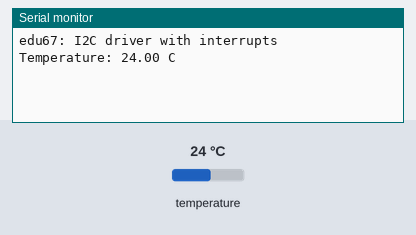
This sketch was run on a simulated Arduino Uno, built with avr-gcc and run on an emulated ATmega328P. Shown: the last lines printed to the serial monitor. Wiring (inferred from the names in the program): DS3231 clock at I2C address 0x68. Inputs (shaded band) come from the test bench; at power-on: temperature 24 °C. The local clock reads 2024-03-15 10:24:30 at power-on unless the sketch sets it.

Above: at 1.2 s.
1.3 s: temperature set to 12 °C
At 2.6 s:
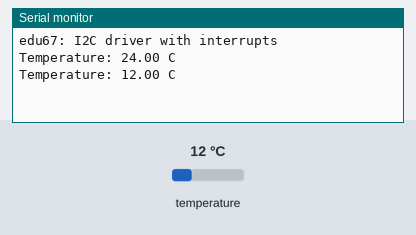
2.8 s: temperature set to 19 °C
At 4.7 s:
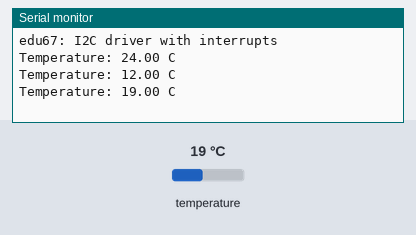
Timing chart, 0 to 6.2 s (numbered marks = the images above; inputs shaded):
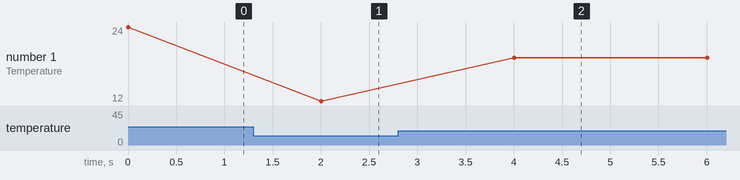

The sketch:

edu67_i2c_driver.ino
```cpp
/*
 * edu67: how an I2C driver is built - interface, driver, interrupt.
 *
 * Hardware: Arduino Uno + DS3231 RTC module
 *   SDA -> A4, SCL -> A5, VCC -> 5V, GND -> GND
 *
 * Files (tabs):
 *   I2cDrvIf.h           LAYER 1  interface: read() / write()
 *   I2cDrv.h, I2cDrv.cpp LAYER 2  driver: TWI registers + ISR(TWI_vect)
 *   Ds3231Temp.h         LAYER 3  sensor: knows registers, uses only I2cDrvIf
 *   this file                     the application
 *
 * The same pieces in the STM32 project (sensor-arm):
 *   I2cDrvIf.h            -> Msf/Hardware/MicroController/I2cDrvIf.hpp
 *   I2cDrv::startAndWait  -> Stm32L4/I2cDrv.cpp: HAL_I2C_Mem_Read_IT + eventQueue.tryReceive(100 ms)
 *   I2cDrv::onInterrupt   -> the STM32 HAL interrupt code (hidden in the HAL library)
 *   finish(): result = .. -> HAL_I2C_MemRxCpltCallback -> eventQueue.trySendFromIsr(RX_COMPLETE)
 *   Ds3231Temp            -> Msf/Hardware/Peripherals/Tmp112Drv.cpp
 *
 * Do NOT include Wire.h here: the Wire library has its own ISR(TWI_vect).
 */

#include "I2cDrv.h"
#include "Ds3231Temp.h"

I2cDrv i2c;                   // the real driver...
Ds3231Temp thermometer(i2c);  // ...given to the sensor as an I2cDrvIf&

void printCentiDegrees(int16_t value)
{
    if (value < 0)
    {
        Serial.print('-');    // print the sign ourselves: -25 / 100 = 0, the '-' would be lost
        value = -value;
    }
    Serial.print(value / 100);
    Serial.print('.');
    if (value % 100 < 10)
        Serial.print('0');
    Serial.print(value % 100);
    Serial.println(F(" C"));
}

void setup()
{
    Serial.begin(115200);
    i2c.begin(100000);
    Serial.println(F("edu67: I2C driver with interrupts"));
}

void loop()
{
    int16_t temperature;
    if (thermometer.read(temperature))
    {
        Serial.print(F("Temperature: "));
        printCentiDegrees(temperature);
    }
    else
    {
        Serial.println(F("DS3231 does not answer"));
    }
    delay(2000);
}
```

Ds3231Temp.h
```cpp
#pragma once
#include "I2cDrvIf.h"

/*
 * LAYER 3: THE SENSOR DRIVER
 *
 * Temperature sensor inside the DS3231 RTC.
 * It knows the chip's registers, but NOT how the bus works:
 * it gets an I2cDrvIf& and only calls read()/write().
 * Change the bus driver - this file stays the same.
 */
class Ds3231Temp
{
public:
    explicit Ds3231Temp(I2cDrvIf& bus) : bus(bus) {}

    /** Temperature in 1/100 degree C: 2525 = 25.25 C. */
    bool read(int16_t& centiDegrees)
    {
        // Registers 0x11 and 0x12 in one read: the chip moves to the next register by itself.
        uint8_t raw[2];
        if (!bus.read(ADDRESS, REG_TEMPERATURE, raw, 2))
            return false;

        // 10-bit signed number in quarters of a degree:
        // raw[0] = whole degrees (with sign), raw[1] bits 7..6 = quarters.
        int16_t quarters = (raw[0] << 2) | (raw[1] >> 6);
        if (raw[0] & 0x80)
            quarters -= 1024;           // negative: two's complement of 10 bits
        centiDegrees = quarters * 25;

        // The chip measures only every 64 s. Ask for a new measurement now,
        // so the next read() is fresh. Read-modify-write: keep the other bits.
        uint8_t controlStatus[2];       // 0x0E control, 0x0F status
        if (!bus.read(ADDRESS, REG_CONTROL, controlStatus, 2))
            return false;

        const bool busy = (controlStatus[0] & CONTROL_CONV) || (controlStatus[1] & STATUS_BSY);
        if (!busy)
        {
            const uint8_t control = controlStatus[0] | CONTROL_CONV;
            if (!bus.write(ADDRESS, REG_CONTROL, &control, 1))
                return false;
        }
        return true;
    }

private:
    static const uint8_t ADDRESS         = 0x68;
    static const uint8_t REG_CONTROL     = 0x0E;
    static const uint8_t REG_TEMPERATURE = 0x11;
    static const uint8_t CONTROL_CONV    = 0x20;  // write 1: start a measurement
    static const uint8_t STATUS_BSY      = 0x04;  // 1: measurement running

    I2cDrvIf& bus;
};
```

I2cDrv.cpp
```cpp
#include "I2cDrv.h"
#include <util/twi.h>   // TW_STATUS and names of the TWI status codes

/*
 * How a read of 2 bytes from register 0x11 of device 0x68 goes:
 *
 *   main code (read)                    TWI interrupt (onInterrupt)
 *   ----------------                    ---------------------------
 *   fill address/reg/size
 *   TWCR = START  ------------------->  TW_START       : send 0x68+W
 *   wait for result != BUSY             TW_MT_SLA_ACK  : send 0x11
 *     ...                               TW_MT_DATA_ACK : REPEATED START
 *     ...                               TW_REP_START   : send 0x68+R
 *     ...                               TW_MR_SLA_ACK  : receive byte 0, ACK it
 *     ...                               TW_MR_DATA_ACK : store byte 0, receive byte 1, NACK it
 *     ...          <------------------  TW_MR_DATA_NACK: store byte 1, STOP, result = DONE
 *   return true
 *
 * Each line on the right is one interrupt. The hardware sets the TWINT flag
 * when it has finished a step, and TWSR tells which step it was.
 * (ATmega328P datasheet, chapter "2-wire Serial Interface".)
 */

static const uint16_t TIMEOUT_MS = 100;

// The ISR is a plain function, it needs a pointer to the driver object.
static I2cDrv* instance = nullptr;

ISR(TWI_vect)
{
    instance->onInterrupt();
}

// Writing TWCR with TWINT=1 clears the flag: "hardware, do the next step".
// The other bits choose which step.
#define TWCR_NEXT  (_BV(TWINT) | _BV(TWEN) | _BV(TWIE))   // send TWDR / receive + NACK
#define TWCR_ACK   (TWCR_NEXT | _BV(TWEA))                // receive + ACK ("send more")
#define TWCR_START (TWCR_NEXT | _BV(TWSTA))               // (repeated) START
#define TWCR_STOP  (_BV(TWINT) | _BV(TWEN) | _BV(TWSTO))  // STOP, no more interrupts


void I2cDrv::begin(uint32_t clockHz)
{
    instance = this;

    // Pull-ups on SDA/SCL (the DS3231 module also has its own).
    digitalWrite(SDA, HIGH);
    digitalWrite(SCL, HIGH);

    // SCL = F_CPU / (16 + 2 * TWBR). 16 MHz, 100 kHz -> TWBR = 72.
    TWSR = 0;
    TWBR = ((F_CPU / clockHz) - 16) / 2;
    TWCR = _BV(TWEN);
}

bool I2cDrv::read(uint8_t deviceAddress, uint8_t reg, uint8_t* data, uint8_t size)
{
    // Only 7-bit addresses: 0x00..0x7F.
    if (deviceAddress > 0x7F || data == nullptr || size == 0)
        return false;

    this->address = deviceAddress;
    this->reg     = reg;
    this->isRead  = true;
    this->rxData  = data;
    this->txData  = nullptr;
    this->size    = size;
    return startAndWait();
}

bool I2cDrv::write(uint8_t deviceAddress, uint8_t reg, const uint8_t* data, uint8_t size)
{
    if (deviceAddress > 0x7F || (data == nullptr && size > 0))
        return false;

    this->address = deviceAddress;
    this->reg     = reg;
    this->isRead  = false;
    this->rxData  = nullptr;
    this->txData  = data;
    this->size    = size;
    return startAndWait();
}

bool I2cDrv::startAndWait()
{
    const uint32_t startMs = millis();

    // The STOP of the previous transfer may still be on its way.
    while (TWCR & _BV(TWSTO))
    {
        if (millis() - startMs > TIMEOUT_MS)
            return false;
    }

    // 1. START. From here on the interrupt does the work.
    index  = 0;
    result = BUSY;
    asm volatile("" ::: "memory");  // all fields above must be in memory before the ISR runs
    TWCR = TWCR_START;

    // 2. WAIT until the interrupt reports the end - or give up.
    while (result == BUSY)
    {
        if (millis() - startMs > TIMEOUT_MS)
        {
            // Bus stuck. Switch TWI off and on: resets it, no more interrupts.
            TWCR = 0;
            TWCR = _BV(TWEN);
            return false;
        }
    }
    return result == DONE;
}

void I2cDrv::onInterrupt()
{
    switch (TW_STATUS)
    {
    // ---- Address + register: always a WRITE first ----
    case TW_START:                      // START is on the bus
        TWDR = (address << 1) | TW_WRITE; // 7-bit address + R/W bit = 8 bits on the wire
        TWCR = TWCR_NEXT;
        break;

    case TW_MT_SLA_ACK:                 // device answered its address
        TWDR = reg;
        TWCR = TWCR_NEXT;
        break;

    case TW_MT_DATA_ACK:                // device accepted a byte
        if (isRead)
        {
            TWCR = TWCR_START;          // register sent: REPEATED START, turn to reading
        }
        else if (index < size)
        {
            TWDR = txData[index++];     // next data byte
            TWCR = TWCR_NEXT;
        }
        else
        {
            finish(DONE);               // all written
        }
        break;

    // ---- Reading ----
    case TW_REP_START:
        TWDR = (address << 1) | TW_READ;
        TWCR = TWCR_NEXT;
        break;

    case TW_MR_SLA_ACK:
        // ACK every byte except the last: the NACK says "enough" to the device.
        TWCR = (size > 1) ? TWCR_ACK : TWCR_NEXT;
        break;

    case TW_MR_DATA_ACK:
        rxData[index++] = TWDR;
        TWCR = (index + 1 < size) ? TWCR_ACK : TWCR_NEXT;
        break;

    case TW_MR_DATA_NACK:               // the last byte
        rxData[index++] = TWDR;
        finish(DONE);
        break;

    // ---- Everything else: no answer (NACK), bus error, ... ----
    default:
        finish(FAILED);
        break;
    }
}

void I2cDrv::finish(Result r)
{
    TWCR = TWCR_STOP;
    result = r;       // this is the "event" that read()/write() are waiting for
}
```

I2cDrv.h
```cpp
#pragma once
#include "I2cDrvIf.h"

/*
 * LAYER 2: THE DRIVER
 *
 * Implements I2cDrvIf with the TWI hardware of the ATmega328P (Uno, Nano).
 * No Wire library: we program the TWI registers ourselves.
 *
 * The idea (same as a production STM32 driver):
 *   - read()/write() only START the transfer, then WAIT
 *   - the TWI interrupt moves the bytes, one step per interrupt
 *   - when the transfer is over, the interrupt sets 'result'
 *   - read()/write() see it and return; after 100 ms they give up
 */
class I2cDrv : public I2cDrvIf
{
public:
    void begin(uint32_t clockHz = 100000);

    bool read(uint8_t deviceAddress, uint8_t reg, uint8_t* data, uint8_t size) override;
    bool write(uint8_t deviceAddress, uint8_t reg, const uint8_t* data, uint8_t size) override;

    /** One step of the transfer. Called ONLY from ISR(TWI_vect). */
    void onInterrupt();

private:
    enum Result : uint8_t { BUSY, DONE, FAILED };

    bool startAndWait();
    void finish(Result r);

    // The transfer: set by read()/write(), used by the interrupt.
    uint8_t address;
    uint8_t reg;
    bool isRead;
    uint8_t* rxData;
    const uint8_t* txData;
    uint8_t size;
    uint8_t index;

    // Set by the interrupt, read by the main code.
    // 'volatile' = "can change behind your back": the compiler must
    // read it from memory every time, not keep an old copy.
    volatile Result result;
};
```

I2cDrvIf.h
```cpp
#pragma once
#include <Arduino.h>

/*
 * LAYER 1: THE INTERFACE
 *
 * What every I2C driver can do - and nothing about HOW.
 * A sensor driver sees only this class. It does not know if underneath
 * there is our interrupt driver, the Wire library, or an STM32.
 *
 * "= 0" means pure virtual: there is no code here, a real driver
 * (I2cDrv) must provide it.
 *
 * read():  START | addr+W | reg | REPEATED START | addr+R | data... | STOP
 * write(): START | addr+W | reg | data...                          | STOP
 */
class I2cDrvIf
{
public:
    virtual ~I2cDrvIf() {}

    /**
     * Read 'size' bytes from register 'reg' of the device.
     * deviceAddress is the 7-bit address from the datasheet (e.g. 0x68).
     * Blocking: returns when done. true = OK, false = error or timeout.
     */
    virtual bool read(uint8_t deviceAddress, uint8_t reg, uint8_t* data, uint8_t size) = 0;

    /** Write 'size' bytes to register 'reg' of the device. */
    virtual bool write(uint8_t deviceAddress, uint8_t reg, const uint8_t* data, uint8_t size) = 0;
};
```

Measured:
- after the input at 1.3 s, the serial monitor: prints a new line after 0.70 s (image 1)
- after the input at 2.8 s, the serial monitor: prints a new line after 1.2 s (image 2)
- plotted number 1: 24 → 12 after the input at 1.3 s, 12 → 19 after the input at 2.8 s
